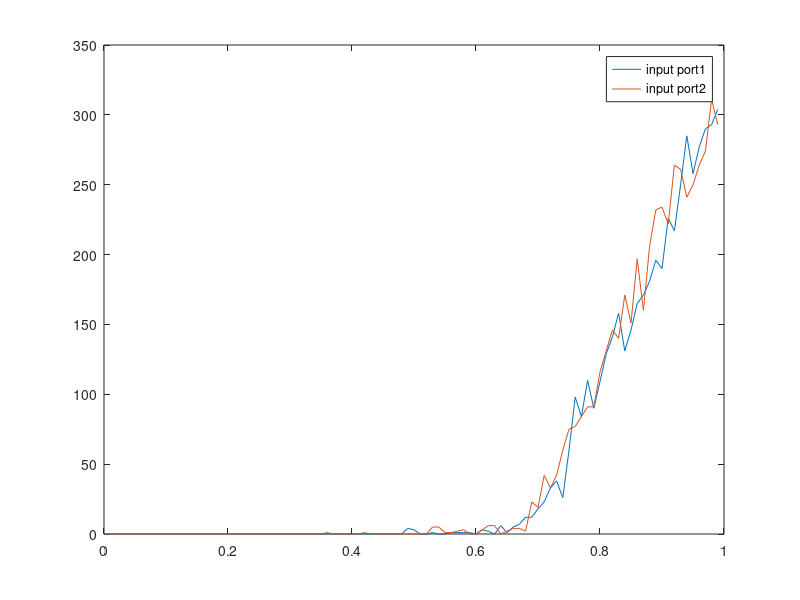

MATLAB code to generate this figure:
count1=[];
count2=[];

for p=0:0.01:0.99
    i=0;
    count_1=0;
    count_2=0;
    recount1=[];
    recount2=[];
    output1=0;
    output2=0;
    for j=1:100
        while i<1000
            if rand()<p
                count_1=count_1+1;
            end
            if rand()<p
                count_2=count_2+1;
            end


            if count_1>0 & count_2==0
                if rand()>0.25
                    output1=output1+1;
                    count_1=count_1-1;
                else
                    output2=output2+1;
                    count_1=count_1-1;
                end

            elseif count_1==0 & count_2>0
                if rand()>0.25
                    output1=output1+1;
                    count_2=count_2-1;
                else
                    output2=output2+1;
                    count_2=count_2-1;
                end

            elseif count_1>0 & count_2>0
                a=rand();
                b=rand();

                if (a>0.25&b<0.25) | (a<0.25 & b>0.25)
                    output1=output1+1;
                    output2=output2+1;
                    count_1=count_1-1;
                    count_2=count_2-1;

                elseif a>0.25 & b>0.25 %they all be sent to 1
                    if rand()<0.5 %send the first package
                        count_1=count_1-1;
                        output1=output1+1;
                    else
                        count_2=count_2-1;
                        output1=output1+1;
                    end

                elseif a<0.25 & b<0.25 
                    if rand()<0.5 %send the first package
                        count_1=count_1-1;
                        output2=output2+1;
                    else
                        count_2=count_2-1;
                        output2=output2+1;
                    end
                end
            end
        i=i+1;
        end
       recount1(j)=count_1;
       recount2(j)=count_2;
    end
    count1=[count1,mean(recount1)];
    count2=[count2,mean(recount2)];
end
a=0:0.01:0.99;
plot(a,count1,a,count2)
legend('input port1','input port2')